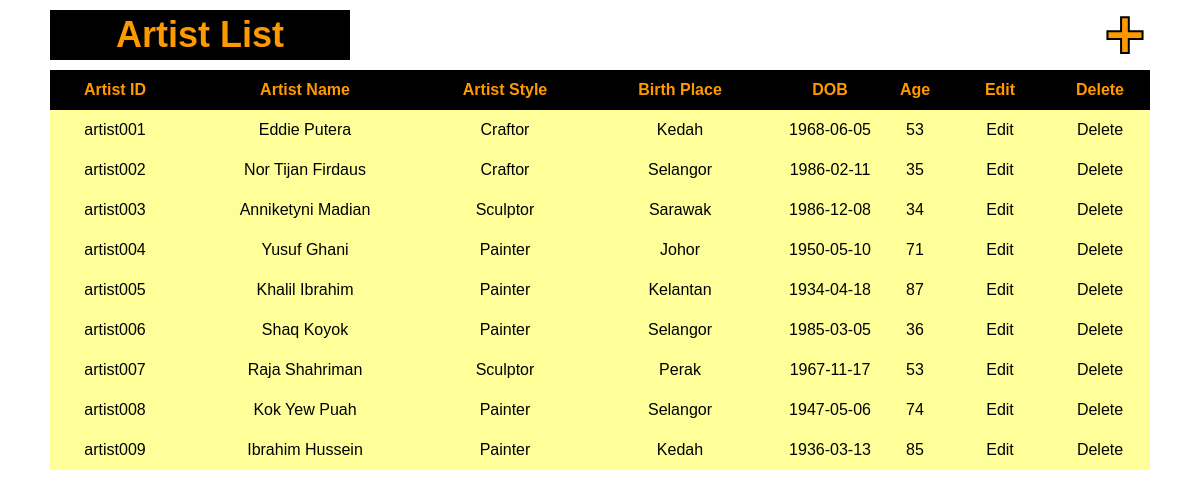
Page /artist_list on the committed database.
### tables this page shows
CREATE TABLE "artist" (
	"artist_id"	TEXT NOT NULL,
	"artist_name"	TEXT,
	"artist_style"	TEXT,
	"birthplace"	TEXT,
	"dob"	TEXT,
	"age"	INTEGER,
	PRIMARY KEY("artist_id")
);

### appsart.py (the view)
@app.route('/artist_list')
def list_artists():
    rows=list_artist()
    return render_template('artist_list.html', rows=rows)

### modulart.py (called while the page is built)
def list_artist():
  with sql.connect(connect_db) as db:
    qry = 'select * from artist'
    result=db.execute(qry)
    return(result)

### templates/artist_list.html (shortened to what this page needs)
<!DOCTYPE html PUBLIC "-//W3C//DTD XHTML 1.0 Transitional//EN" "http://www.w3.org/TR/xhtml1/DTD/xhtml1-transitional.dtd">
<html xmlns="http://www.w3.org/1999/xhtml">
<head>
<link rel="stylesheet" type="text/css" href="../static/CSS/style.css">
</head>
<body>
	<div id="title1">
    	<div id="title2">
        	Artist List
        </div>
        <a href="/new_artist" class="add">
        </a>
    </div>
	<div id="body2">
    	<div id="row1">
        	<div id="c1">
            	Artist ID
            </div>
        	<div id="c2">
            	Artist Name
            </div>
        	<div id="c3">
            	Artist Style
            </div>
        	<div id="c4">
            	Birth Place
            </div>
        	<div id="c5">
            	DOB
            </div>
        	<div id="c6">
            	Age
            </div>
        	<div id="c7">
            	Edit
            </div>
        	<div id="c7">
            	Delete
            </div>
        </div>
        {% for row in rows %}
    	<div id="row2">
        	<div id="c1">
            	{{row[0]}}
            </div>
        	<div id="c2">
            	{{row[1]}}
            </div>
        	<div id="c3">
            	{{row[2]}}
            </div>
        	<div id="c4">
            	{{row[3]}}
            </div>
        	<div id="c5">
            	{{row[4]}}
            </div>
        	<div id="c6">
            	{{row[5]}}
            </div>
        	<div id="c7">
            	<a href='/edit_artist/{{row[0]}}' class="ED">Edit</a>
            </div>
        	<div id="c7">
            	<a href='/delete_artist/{{row[0]}}' class="ED">Delete</a>
            </div>
        </div>
		{% endfor %}
    </div>
</body>
</html>

### static/CSS/style.css (style rules this page uses)
body { font-family:Arial, Helvetica, sans-serif; }
#title1 { width:1100px; height:50px; background:transparent; float:both; margin:10px auto; }
#title2 { width:300px; height:50px; background:black; float:left; font-size:36px; vertical-align:middle; line-height:50px; color:#F90; font-weight:bold; text-align:center; }
.add { width:50px; height:50px; float:right; background:transparent; font-size:70px; font-weight:bold; text-align:center; vertical-align:middle; line-height:50px; -webkit-text-fill-color: #F90; -webkit-text-stroke-width: 2px; -webkit-text-stroke-color: black; cursor:pointer; text-decoration:none; }
#body2 { width:1100px; height:auto; float:both; background:pink; margin:auto; }
#row1 { width:1100px; height:40px; float:left; background:black; text-align:center; font-size:16px; font-weight:bold; vertical-align:middle; line-height:40px; color:#F90; }
#row2 { width:1100px; height:40px; float:left; background:#FF9; text-align:center; font-size:16px; vertical-align:middle; line-height:40px; color:black; }
#c1 { width:130px; height:40px; float:left; background:transparent; }
#c2 { width:250px; height:40px; float:left; background:transparent; }
#c3 { width:150px; height:40px; float:left; background:transparent; }
#c4 { width:200px; height:40px; float:left; background:transparent; }
#c5 { width:100px; height:40px; float:left; background:transparent; }
#c6 { width:70px; height:40px; float:left; background:transparent; }
#c7 { width:100px; height:40px; float:left; background:transparent; }
.ED { text-decoration:none; color:black; }

### rows in the picture
artist: artist_id "artist001", artist_name "Eddie Putera", artist_style "Craftor", birthplace "Kedah", dob "1968-06-05", age "53"
artist: artist_id "artist002", artist_name "Nor Tijan Firdaus", artist_style "Craftor", birthplace "Selangor", dob "1986-02-11", age "35"
artist: artist_id "artist003", artist_name "Anniketyni Madian", artist_style "Sculptor", birthplace "Sarawak", dob "1986-12-08", age "34"
artist: artist_id "artist004", artist_name "Yusuf Ghani", artist_style "Painter", birthplace "Johor", dob "1950-05-10", age "71"
artist: artist_id "artist005", artist_name "Khalil Ibrahim", artist_style "Painter", birthplace "Kelantan", dob "1934-04-18", age "87"
artist: artist_id "artist006", artist_name "Shaq Koyok", artist_style "Painter", birthplace "Selangor", dob "1985-03-05", age "36"
artist: artist_id "artist007", artist_name "Raja Shahriman", artist_style "Sculptor", birthplace "Perak", dob "1967-11-17", age "53"
artist: artist_id "artist008", artist_name "Kok Yew Puah", artist_style "Painter", birthplace "Selangor", dob "1947-05-06", age "74"
artist: artist_id "artist009", artist_name "Ibrahim Hussein", artist_style "Painter", birthplace "Kedah", dob "1936-03-13", age "85"
